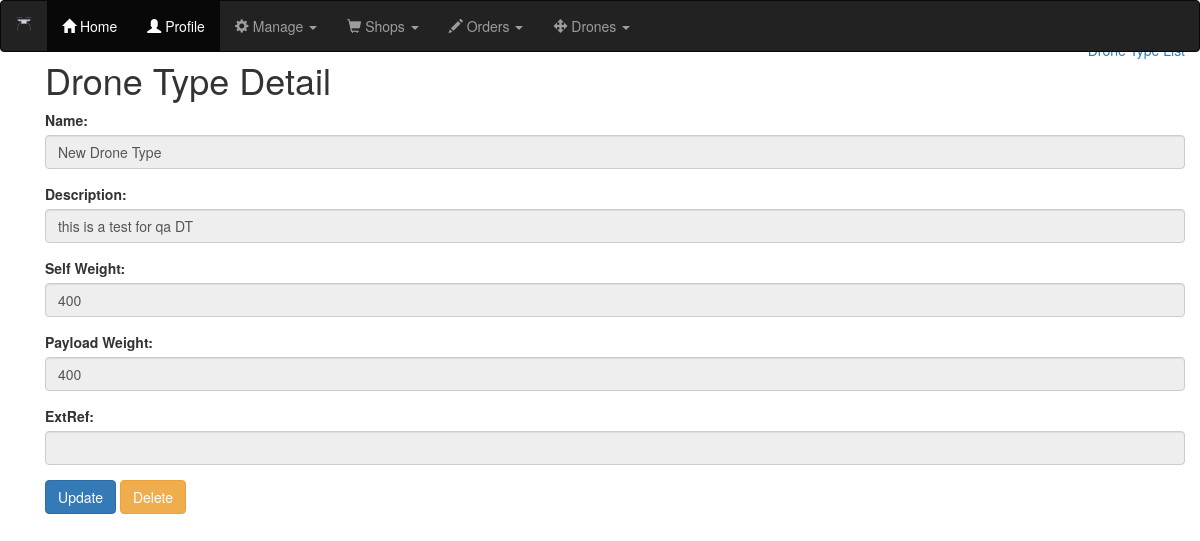
The app's page /drones/drone_type/1/detail with its own data.
### drones/models.py (models this page shows, shortened)
class DroneType(models.Model):
    name = models.CharField(max_length=25)
    description = models.CharField(max_length=50)
    self_weight = models.IntegerField()
    payload_weight = models.IntegerField()
    external_reference = models.CharField(max_length=25,blank=True)

### drones/views.py (the view)
# urls.py: path('drone_type/<int:id>/detail',DroneTypeDetailView.as_view(),name='drone_type_detail'),
class DroneTypeDetailView(DetailView):
    template_name = 'drones/dronetype_detail.html'
    model=DroneType
    context_object_name = 'drone'
    def get_object(self):
        id_ = self.kwargs.get("id")
        return get_object_or_404(DroneType,id=id_)

### drones/templates/drones/dronetype_detail.html (shortened to what this page needs)
<!DOCTYPE html>
{% extends "base.html" %}
{% block content %}
<div class="container">
<br><br>
  <a href="{% url 'drones:drone_type_list' %}" style="align:right; float: right;">Drone Type List</a>
  <h1>Drone Type Detail</h1>
  <form method="POST">
    <div class="form-group">
        <label for="name">Name:</label>
        <input type="text" class="form-control" id="name" value='{{ drone.name }}' disabled>
    </div>
    <div class="form-group">
        <label for="description">Description:</label>
        <input type="text" class="form-control" id="description" value="{{ drone.description }}" disabled>
    </div>
    <div class="form-group">
        <label for="self_weight">Self Weight:</label>
        <input type="text" class="form-control" id="self_weight" value="{{ drone.self_weight }}" disabled>
    </div>
    <div class="form-group">
        <label for="payload">Payload Weight:</label>
        <input type="text" class="form-control" id="payload" value="{{ drone.payload_weight }}" disabled>
    </div>
    <div class="form-group">
        <label for="extref">ExtRef:</label>
        <input type="text" class="form-control" id="extref" value="{{ drone.external_reference }}" disabled>
    </div>
    <a href="{% url 'drones:drone_type_update' drone.id %}"><button type="button" class="btn btn-primary">Update</button></a>
    <a href="{% url 'drones:drone_type_delete' drone.id %}"><button type="button" class="btn btn-warning">Delete</button></a>
  </form>
</div>
{% endblock %}

### records on screen
DroneType: name "New Drone Type", description "this is a test for qa DT", self_weight "400", payload_weight "400"
